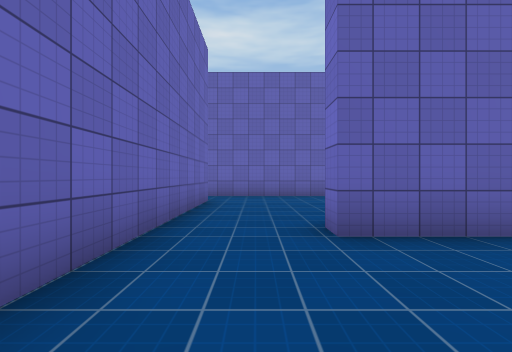
[1] (above)

16 first-person views from a walk through a Unity game level. The camera is 1.3 m above the floor, looks level and sees 90° across. The floor is counted in squares, 2 m on a side. Each view is taken from the middle of a square. On the plan, view 1 faces up. The plan holds only what a view shows up to about 9 squares ahead; the rest is blank. Surface patterns are stand-ins for the level's own textures.

[2]
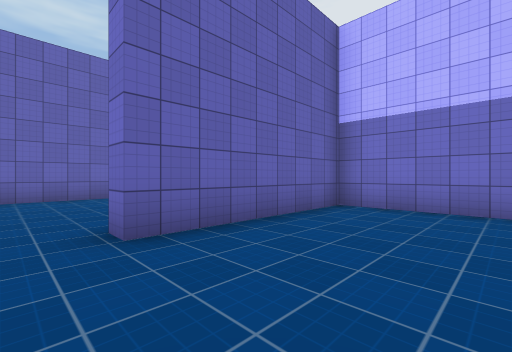

[3]
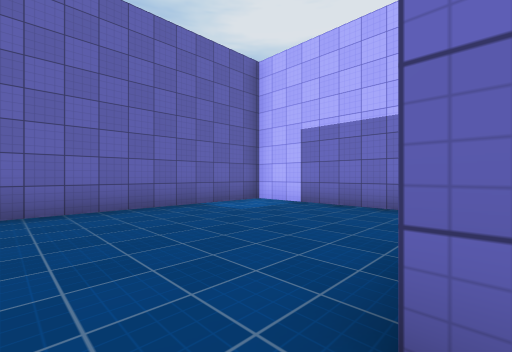

[4]
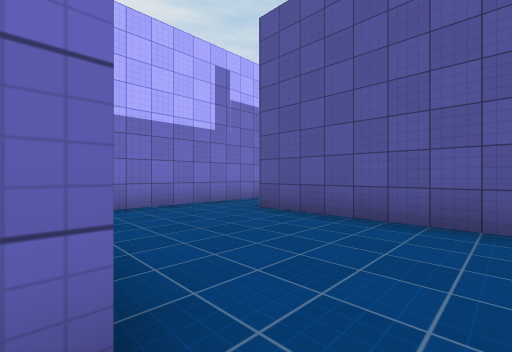

[5]
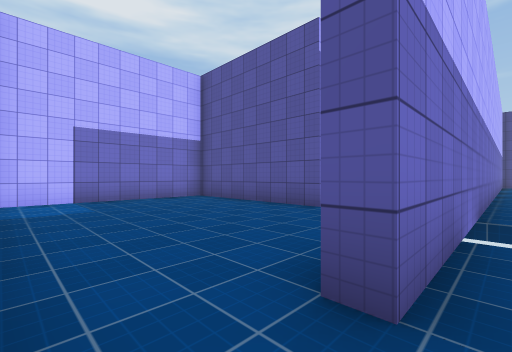

[6]
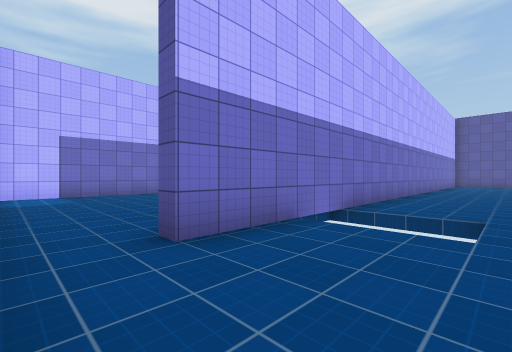

[7]
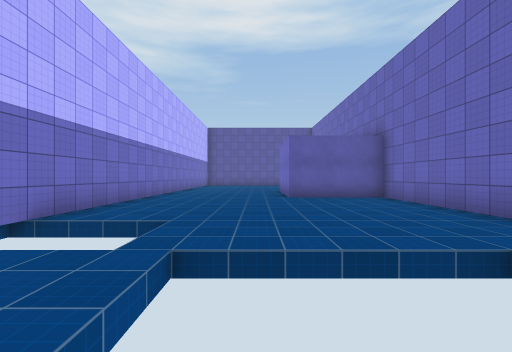

[8]
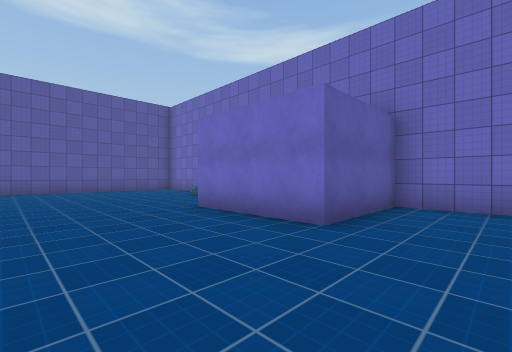

[9]
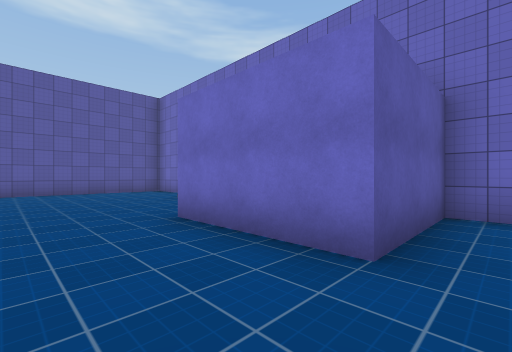

[10]
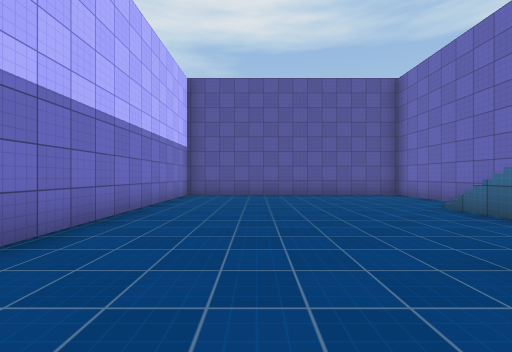

[11]
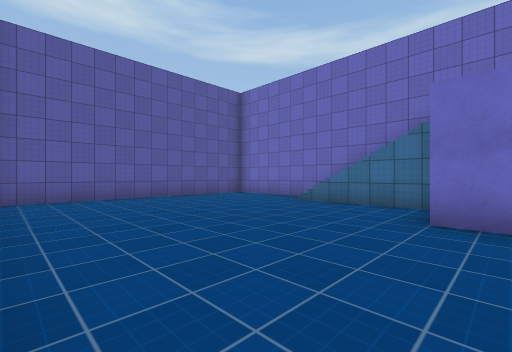

[12]
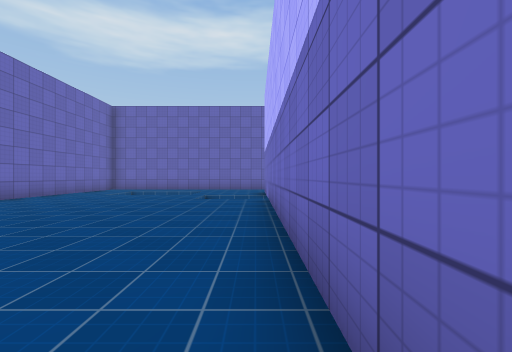

[13]
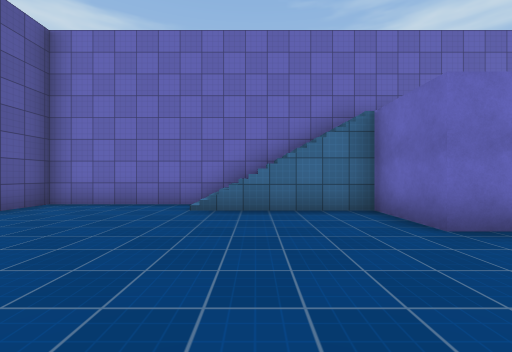

[14]
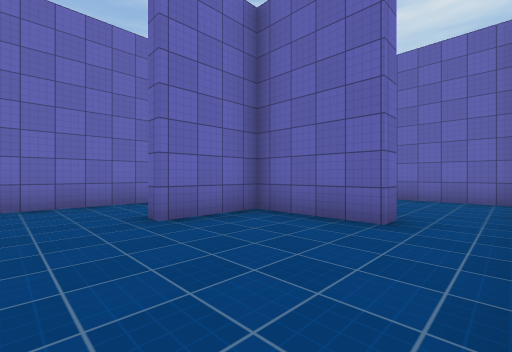

[15]
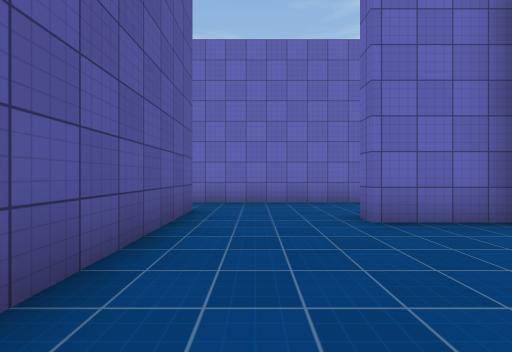

[16]
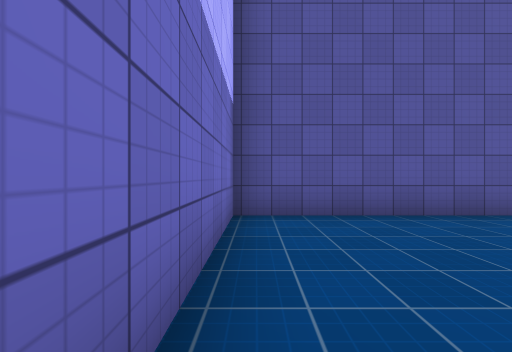

### Floor plan
Key: @ floor where view 1 was taken; # wall or solid block; x gap in a wall; . main floor; : floor 3.75 m higher than the main floor; / step, stairs or slope.
Columns run from 9 left of view 1 to 6 right of it. Each row starts with its distance up from view 1.
  9        #########
  8      ..........#
  7     ...........#
  6      ...#......#
  5 #.   ...#......#
  4 #..... x#......#
  3 #.......#.######
  2 #.......#......#
  1 #.......#......#
  0 #.......#@.....#
 -1 #:::....#####..#
 -2 #  :....#.#....#
 -3 #  /....#.#....#
 -4 #///....#......#
 -5 #/......#......#
 -6 #/......########
 -7 #/......#
 -8 #.......#
 -9 #.......#
-10 #.......#
-11 #########

Positions as (right, up) in squares from view 1, and headings:
1: (0, 0), facing up
2: (0, 0), facing up-right
3: (0, 3), facing up-right
4: (0, 3), facing down-right
5: (-2, 8), facing down-right
6: (-4, 8), facing down-right
7: (-5, 7), facing down
8: (-3, 1), facing down-left
9: (-4, 0), facing down-left
10: (-4, -2), facing down
11: (-2, -3), facing down-left
12: (-2, -4), facing up
13: (-3, -6), facing left
14: (5, -5), facing up-left
15: (5, -5), facing left
16: (5, -2), facing down
